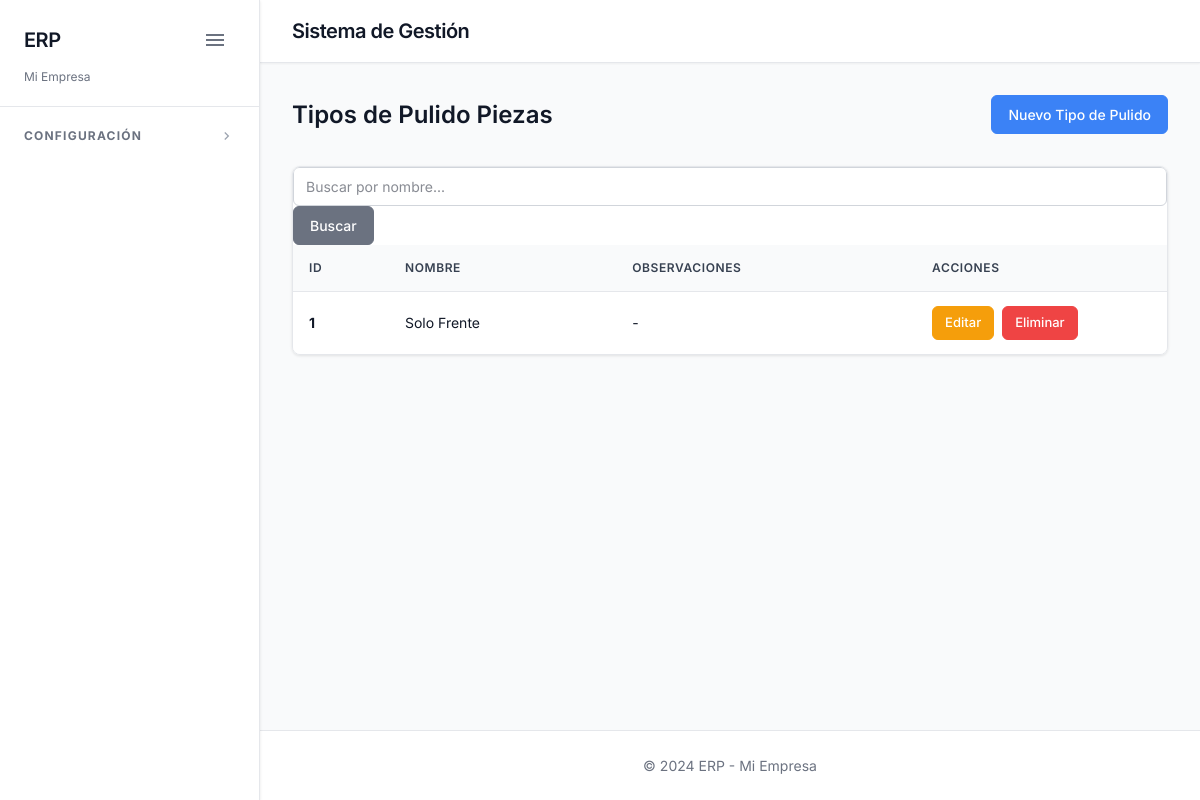
The app's page /tipos-pulido-piezas/, older data.
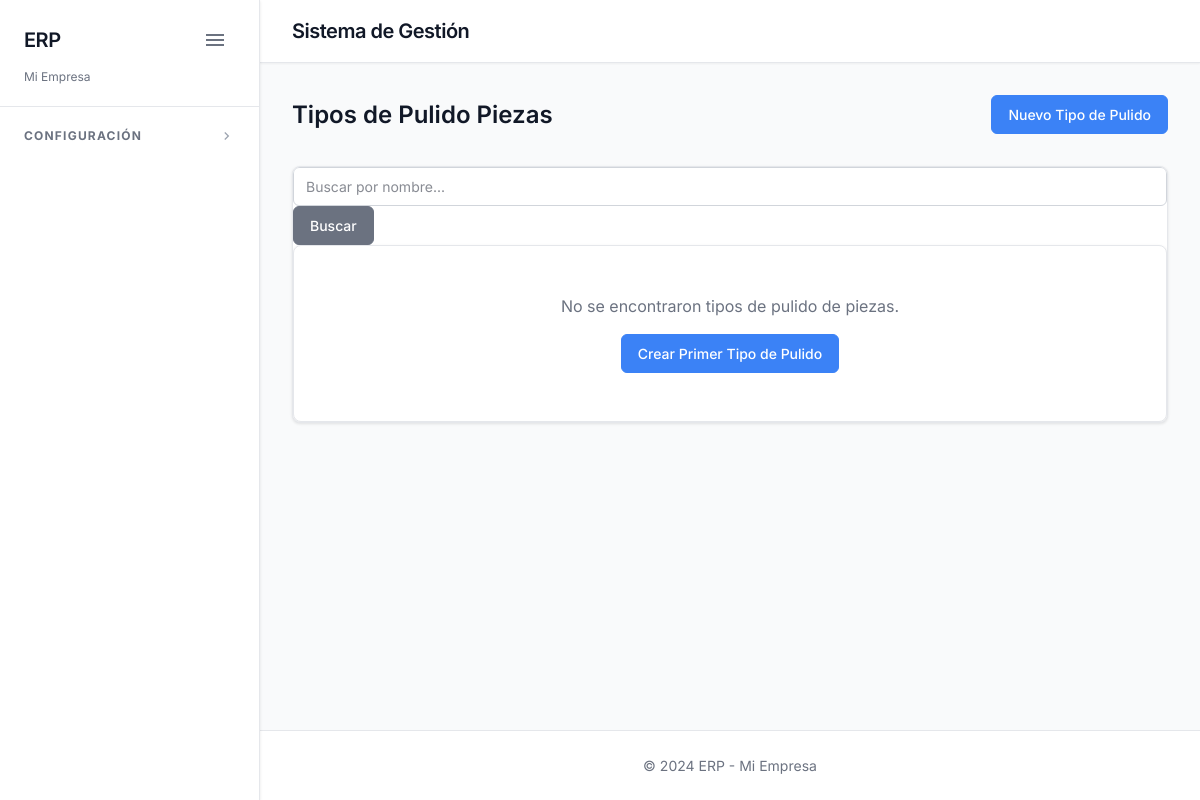
The same page, newer data.
### industria_le_stage/models.py (models this page shows, shortened)
class TipoPulidoPiezas(models.Model):
    id = models.AutoField(
        primary_key=True,
        verbose_name='ID',
    )
    nombre = models.CharField(
        max_length=200,
        verbose_name='Nombre',
        unique=True,
    )
    observaciones = models.TextField(
        blank=True,
        null=True,
        verbose_name='Observaciones',
    )
    class Meta:
        verbose_name = 'Tipo de Pulido Piezas'
        verbose_name_plural = 'Tipos de Pulido Piezas'
        ordering = ['nombre']
        db_table = 'industria_tipo_pulido_piezas'

### industria_le_stage/views.py (the view)
# urls.py: path('tipos-pulido-piezas/', views.lista_tipos_pulido_piezas, name='lista_tipos_pulido_piezas'),
def lista_tipos_pulido_piezas(request):
    tipos = TipoPulidoPiezas.objects.all().order_by('nombre')
    busqueda = request.GET.get('busqueda', '')
    if busqueda:
        tipos = tipos.filter(nombre__icontains=busqueda)
    paginator = Paginator(tipos, 15)
    page_number = request.GET.get('page')
    page_obj = paginator.get_page(page_number)
    context = {
        'tipos': page_obj,
        'busqueda': busqueda,
        'empresa_nombre': EMPRESA_NOMBRE,
        'titulo': 'Tipos de Pulido Piezas',
    }
    return render(request, 'industria_le_stage/tipos_pulido_piezas/lista_tipos_pulido_piezas.html', context)

### erp_demo/context_processors.py (called while the page is built)
def empresa_context(request):
    return {
        'empresa_nombre': EMPRESA_NOMBRE,
    }

### industria_le_stage/templates/industria_le_stage/tipos_pulido_piezas/lista_tipos_pulido_piezas.html (shortened to what this page needs)
{% extends 'clientes/base.html' %}
{% block content %}
<div class="page-header">
    <h2>{{ titulo }}</h2>
    <a href="{% url 'industria_le_stage:crear_tipo_pulido_piezas' %}" class="btn btn-primary">Nuevo Tipo de Pulido</a>
</div>
<div class="table-container">
    <div class="search-bar">
        <form method="get" class="search-form">
            <input type="text" name="busqueda" value="{{ busqueda }}" placeholder="Buscar por nombre..." class="form-control">
            <button type="submit" class="btn btn-secondary">Buscar</button>
        </form>
    </div>
    {% if tipos %}
        <table class="table">
            <thead>
                <tr>
                    <th>ID</th>
                    <th>Nombre</th>
                    <th>Observaciones</th>
                    <th>Acciones</th>
                </tr>
            </thead>
            <tbody>
                {% for tipo in tipos %}
                <tr>
                    <td><strong>{{ tipo.id }}</strong></td>
                    <td>{{ tipo.nombre }}</td>
                    <td>{{ tipo.observaciones|default:"-"|truncatewords:10 }}</td>
                    <td class="actions">
                        <a href="{% url 'industria_le_stage:editar_tipo_pulido_piezas' tipo.id %}" class="btn btn-sm btn-warning">Editar</a>
                        <a href="{% url 'industria_le_stage:eliminar_tipo_pulido_piezas' tipo.id %}" class="btn btn-sm btn-danger">Eliminar</a>
                    </td>
                </tr>
                {% endfor %}
            </tbody>
        </table>
    {% else %}
        <div class="empty-state">
            <p>No se encontraron tipos de pulido de piezas.</p>
            <a href="{% url 'industria_le_stage:crear_tipo_pulido_piezas' %}" class="btn btn-primary">Crear Primer Tipo de Pulido</a>
        </div>
    {% endif %}
</div>
{% endblock %}

Row changes from the older to the newer data that the page shows:
removed TipoPulidoPiezas: id "1", nombre "Solo Frente", observaciones "-"
Text that changed along with them:
text no longer shown: "ID NOMBRE OBSERVACIONES ACCIONES"
text now shown: "No se encontraron tipos de pulido de piezas. Crear Primer Tipo de Pulido"
